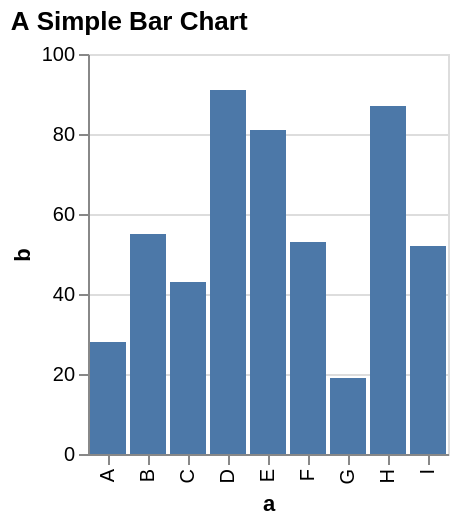

Write the Vega-Lite specification saved for this chart.
### Vega specification from a JSON file in a GitHub repository (floating-point values rounded to 4 significant figures)
{"$schema": "https://vega.github.io/schema/vega/v5.json", "description": "A simple bar chart with embedded data.", "background": "white", "padding": 5, "height": 200, "title": {"text": "A Simple Bar Chart", "anchor": "start"}, "style": "cell", "data": [{"name": "source_0", "values": [{"a": "A", "b": 28}, {"a": "B", "b": 55}, {"a": "C", "b": 43}, {"a": "D", "b": 91}, {"a": "E", "b": 81}, {"a": "F", "b": 53}, {"a": "G", "b": 19}, {"a": "H", "b": 87}, {"a": "I", "b": 52}]}, {"name": "data_0", "source": "source_0", "transform": [{"type": "filter", "expr": "isValid(datum[\"b\"]) && isFinite(+datum[\"b\"])"}]}], "signals": [{"name": "x_step", "value": 20}, {"name": "width", "update": "bandspace(domain('x').length, 0.1, 0.05) * x_step"}], "marks": [{"name": "marks", "type": "rect", "style": ["bar"], "from": {"data": "data_0"}, "encode": {"update": {"fill": {"value": "#4c78a8"}, "x": {"scale": "x", "field": "a"}, "width": {"scale": "x", "band": true}, "y": {"scale": "y", "field": "b"}, "y2": {"scale": "y", "value": 0}}}}], "scales": [{"name": "x", "type": "band", "domain": {"data": "data_0", "field": "a", "sort": true}, "range": {"step": {"signal": "x_step"}}, "paddingInner": 0.1, "paddingOuter": 0.05}, {"name": "y", "type": "linear", "domain": {"data": "data_0", "field": "b"}, "range": [{"signal": "height"}, 0], "nice": true, "zero": true}], "axes": [{"scale": "y", "orient": "left", "gridScale": "x", "grid": true, "tickCount": {"signal": "ceil(height/40)"}, "domain": false, "labels": false, "maxExtent": 0, "minExtent": 0, "ticks": false, "zindex": 0}, {"scale": "x", "orient": "bottom", "grid": false, "title": "a", "labelAlign": "right", "labelAngle": 270, "labelBaseline": "middle", "labelOverlap": true, "zindex": 0}, {"scale": "y", "orient": "left", "grid": false, "title": "b", "labelOverlap": true, "tickCount": {"signal": "ceil(height/40)"}, "zindex": 0}]}
